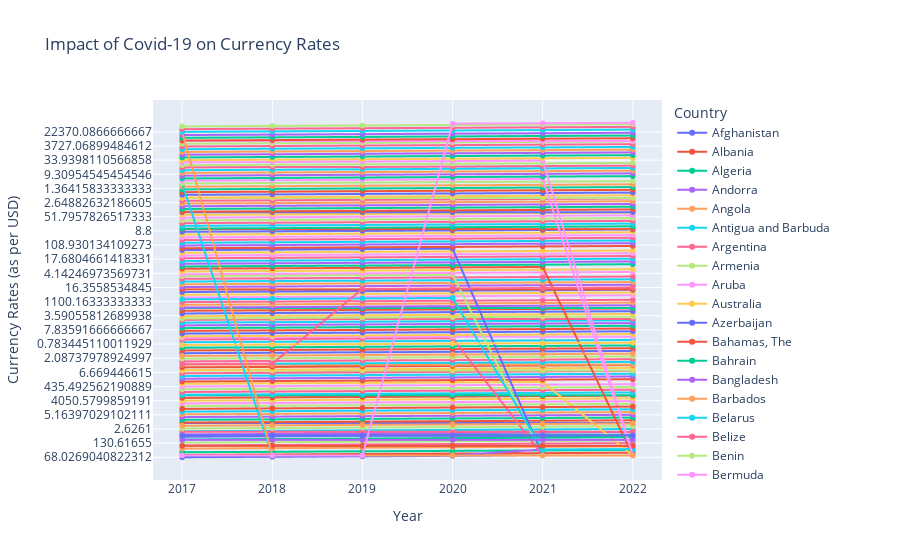

Here is the notebook cell this chart was saved with:
### Code cell
def create_currency_line_chart(data):
  fig = px.line(data, 
                x = 'Year',
                y = 'Currency Rates',
                color = 'Country',
                title = 'Impact of Covid-19 on Currency Rates',
                labels = {'Year': 'Year', 'Currency Rates': 'Currency Rates (as per USD)'},
                markers = True)
  return fig

create_currency_line_chart(melted_data)
